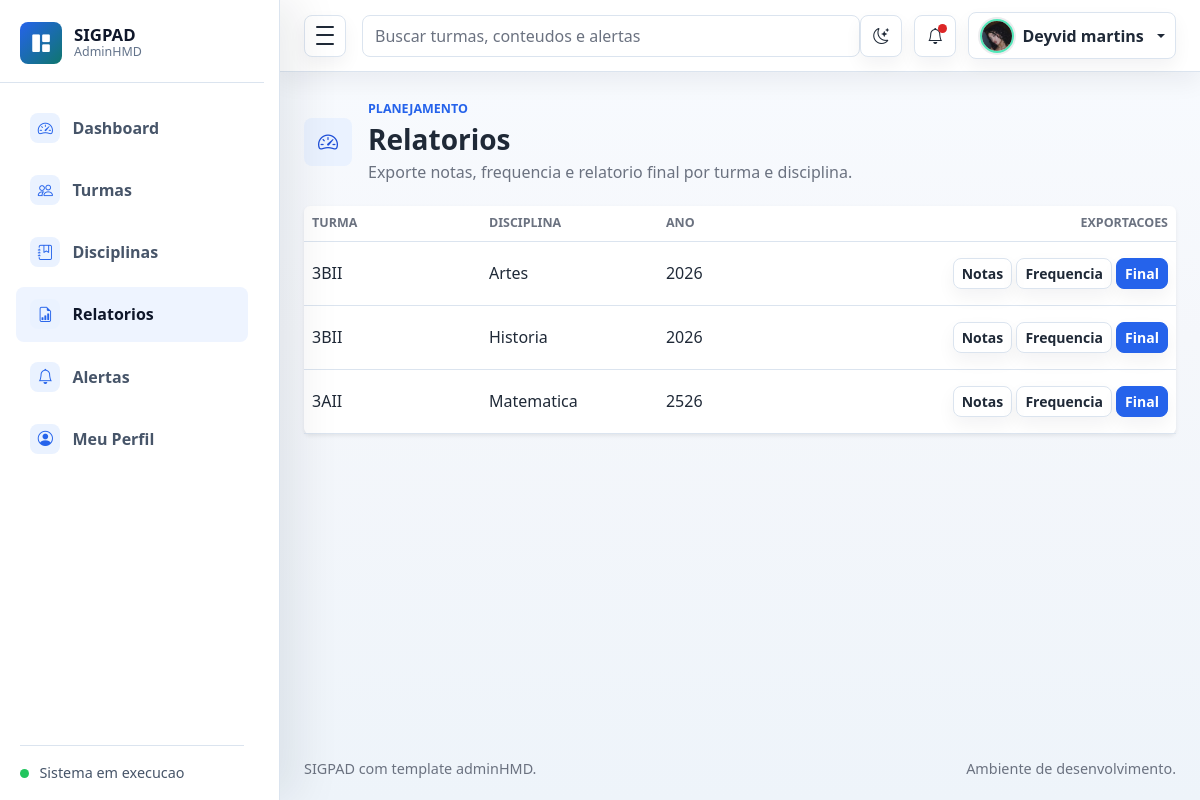
Page /relatorios/ (signed in) on the committed database.
### planejamento/models.py (models this page shows, shortened)
class PerfilUsuario(models.Model):
    usuario = models.OneToOneField(User, verbose_name='usuario', on_delete=models.CASCADE)
    foto = models.ImageField('foto', upload_to='usuarios/fotos/', blank=True, null=True)
    created_at = models.DateTimeField('criado em', auto_now_add=True)
    class Meta:
        verbose_name = 'Perfil de usuario'
        verbose_name_plural = 'Perfis de usuarios'
        ordering = ['usuario__username']

class Disciplina(models.Model):
    TIPO_PERIODO_CHOICES = TIPO_PERIODO_CHOICES
    turma = models.ForeignKey(
        Turma,
        verbose_name='turma',
        on_delete=models.CASCADE,
        related_name='disciplinas',
        null=True,
        blank=True,
    )
    professor = models.ForeignKey(User, verbose_name='professor', on_delete=models.CASCADE, null=True, blank=True)
    nome = models.CharField('nome', max_length=120)
    descricao = models.TextField('descricao', blank=True)
    carga_horaria = models.PositiveIntegerField('carga horaria')
    tipo_periodo = models.CharField(
        'tipo de periodo',
        max_length=20,
        choices=TIPO_PERIODO_CHOICES,
        default='BIMESTRE',
    )
    quantidade_aulas = models.PositiveIntegerField('quantidade de aulas', default=0)
    nota_total = models.DecimalField('nota total por periodo', max_digits=5, decimal_places=2, default=10)
    media_aprovacao = models.DecimalField('media de aprovacao', max_digits=5, decimal_places=2, default=6)
    ano_escolar = models.CharField('ano escolar', max_length=50)
    created_at = models.DateTimeField('criado em', auto_now_add=True)
    class Meta:
        verbose_name = 'Disciplina'
        verbose_name_plural = 'Disciplinas'
        ordering = ['nome']

class Turma(models.Model):
    TURNO_CHOICES = [
        ('MATUTINO', 'Matutino'),
        ('VESPERTINO', 'Vespertino'),
        ('NOTURNO', 'Noturno'),
        ('INTEGRAL', 'Integral'),
    ]
    professor = models.ForeignKey(User, verbose_name='professor', on_delete=models.CASCADE)
    nome = models.CharField('nome', max_length=100)
    ano_letivo = models.PositiveIntegerField('ano letivo')
    turno = models.CharField('turno', max_length=20, choices=TURNO_CHOICES)
    descricao = models.TextField('descricao', blank=True, null=True)
    created_at = models.DateTimeField('criado em', auto_now_add=True)
    class Meta:
        verbose_name = 'Turma'
        verbose_name_plural = 'Turmas'
        ordering = ['-ano_letivo', 'nome']

### planejamento/views.py (the view)
# urls.py: path('relatorios/', views.relatorio_lista, name='relatorio_lista'),
@login_required
def relatorio_lista(request):
    turmas = Turma.objects.filter(professor=request.user)
    disciplinas = Disciplina.objects.filter(professor=request.user).select_related('turma')
    return render(request, 'relatorios/lista.html', {'turmas': turmas, 'disciplinas': disciplinas})

### planejamento/context_processors.py (called while the page is built)
def perfil_usuario_logado(request):
    if not request.user.is_authenticated:
        return {'perfil_usuario_logado': None}
    perfil, _ = PerfilUsuario.objects.get_or_create(usuario=request.user)
    alertas = Alerta.objects.filter(usuario=request.user, lido=False)
    return {
        'perfil_usuario_logado': perfil,
        'alertas_nao_lidos_navbar': alertas.count(),
        'alertas_navbar': alertas_gerais_usuario(request.user),
    }

### planejamento/models.py (called while the page is built)
    def get_badge_class(self):
        classes = {
            'INICIO': 'text-bg-primary',
            'ATRASO': 'text-bg-danger',
            'SISTEMA': 'text-bg-warning',
        }
        if self.lido:
            return 'text-bg-secondary'
        return classes.get(self.tipo, 'text-bg-secondary')

    def get_icon_class(self):
        icons = {
            'INICIO': 'bi bi-play-circle',
            'ATRASO': 'bi bi-exclamation-triangle',
            'SISTEMA': 'bi bi-info-circle',
        }
        return icons.get(self.tipo, 'bi bi-bell')

### planejamento/utils.py (called while the page is built)
def _titulo_alerta_geral(turma_nome, tipo):
    titulos = {
        'ATRASO': f'Turma {turma_nome} possui atividade atrasada.',
        'INICIO': f'Turma {turma_nome} possui atividade iniciando em breve.',
        'SISTEMA': f'Turma {turma_nome} possui alerta pendente.',
    }
    return titulos.get(tipo, f'Turma {turma_nome} possui alerta.')

### templates/relatorios/lista.html (shortened to what this page needs)
{% extends 'base.html' %}
{% block page_title %}Relatorios{% endblock %}
{% block page_subtitle %}Exporte notas, frequencia e relatorio final por turma e disciplina.{% endblock %}
{% block content %}
<div class="card border-0 shadow-sm">
    <div class="table-responsive">
        <table class="table table-hover align-middle mb-0">
            <thead>
                <tr>
                    <th>Turma</th>
                    <th>Disciplina</th>
                    <th>Ano</th>
                    <th class="text-end">Exportacoes</th>
                </tr>
            </thead>
            <tbody>
                {% for disciplina in disciplinas %}
                    <tr>
                        <td>{{ disciplina.turma.nome }}</td>
                        <td>{{ disciplina.nome }}</td>
                        <td>{{ disciplina.turma.ano_letivo }}</td>
                        <td class="text-end">
                            <a class="btn btn-sm btn-outline-secondary" href="{% url 'exportar_notas_pdf' disciplina.turma.id %}?disciplina={{ disciplina.id }}">Notas</a>
                            <a class="btn btn-sm btn-outline-secondary" href="{% url 'exportar_frequencia_pdf' disciplina.turma.id %}?disciplina={{ disciplina.id }}">Frequencia</a>
                            <a class="btn btn-sm btn-primary" href="{% url 'relatorio_final' disciplina.turma.id %}?disciplina={{ disciplina.id }}">Final</a>
                        </td>
                    </tr>
                {% empty %}
                    <tr>
                        <td colspan="4" class="text-center text-muted py-4">Nenhuma disciplina cadastrada.</td>
                    </tr>
                {% endfor %}
            </tbody>
        </table>
    </div>
</div>
{% endblock %}

### templates/base.html (shortened to what this page needs)
{% load static %}
<!doctype html>
<html lang="pt-br">
<head>
    <link rel="stylesheet" href="{% static 'assets/css/bootstrap.min.css' %}">
    <link rel="stylesheet" href="{% static 'assets/vendors/bootstrap-icons/bootstrap-icons.css' %}">
    <link rel="stylesheet" href="{% static 'assets/css/style.css' %}">
</head>
<body>
    <div class="admin-shell">
        <aside class="admin-sidebar" id="adminSidebar" aria-label="Navegacao principal">
            <div class="sidebar-header">
                <a class="brand-mark" href="{% url 'dashboard' %}" aria-label="SIGPAD dashboard">
                    <span class="brand-icon"><i class="bi bi-grid-1x2-fill" aria-hidden="true"></i></span>
                    <span class="brand-copy">
                        <span class="brand-title">SIGPAD</span>
                        <span class="brand-subtitle">AdminHMD</span>
                    </span>
                </a>
            </div>
            <nav class="sidebar-nav">
                <a class="nav-link {% if request.resolver_match.url_name == 'dashboard' %}active{% endif %}" href="{% url 'dashboard' %}" {% if request.resolver_match.url_name == 'dashboard' %}aria-current="page"{% endif %}>
                    <span class="nav-icon"><i class="bi bi-speedometer2" aria-hidden="true"></i></span>
                    <span class="nav-text">Dashboard</span>
                </a>
                <a class="nav-link {% if 'turma' in request.resolver_match.url_name %}active{% endif %}" href="{% url 'turma_lista' %}">
                    <span class="nav-icon"><i class="bi bi-people" aria-hidden="true"></i></span>
                    <span class="nav-text">Turmas</span>
                </a>
                <a class="nav-link {% if 'disciplina' in request.resolver_match.url_name %}active{% endif %}" href="{% url 'disciplina_lista' %}">
                    <span class="nav-icon"><i class="bi bi-journal-bookmark" aria-hidden="true"></i></span>
                    <span class="nav-text">Disciplinas</span>
                </a>
                <a class="nav-link {% if 'relatorio' in request.resolver_match.url_name or 'exportar' in request.resolver_match.url_name %}active{% endif %}" href="{% url 'relatorio_lista' %}">
                    <span class="nav-icon"><i class="bi bi-file-earmark-bar-graph" aria-hidden="true"></i></span>
                    <span class="nav-text">Relatorios</span>
                </a>
                <a class="nav-link {% if 'alerta' in request.resolver_match.url_name %}active{% endif %}" href="{% url 'alerta_lista' %}">
                    <span class="nav-icon"><i class="bi bi-bell" aria-hidden="true"></i></span>
                    <span class="nav-text">Alertas</span>
                </a>
                <a class="nav-link " href="{% url 'perfil_usuario' %}">
                    <span class="nav-icon"><i class="bi bi-person-circle" aria-hidden="true"></i></span>
                    <span class="nav-text">Meu Perfil</span>
                </a>
            </nav>
            <div class="sidebar-footer">
                <span class="status-dot"></span>
                <span class="sidebar-footer-text">Sistema em execucao</span>
            </div>
        </aside>
        <div class="admin-main">
            <nav class="navbar admin-navbar navbar-expand bg-white">
                <div class="container-fluid px-3 px-lg-4">
                    <button class="sidebar-toggle" type="button" data-sidebar-toggle aria-controls="adminSidebar" aria-expanded="true" aria-label="Alternar menu">
                        <span></span>
                        <span></span>
                        <span></span>
                    </button>
                    <form class="d-none d-md-flex ms-3 flex-grow-1" role="search">
                        <input class="form-control search-input" type="search" placeholder="Buscar turmas, conteudos e alertas" aria-label="Buscar">
                    </form>
                    <div class="navbar-actions ms-auto">
                        <button class="icon-button theme-toggle" type="button" data-theme-toggle aria-label="Alternar tema" title="Alternar tema">
                            <i class="bi bi-moon-stars" data-theme-icon aria-hidden="true"></i>
                        </button>
                        <div class="dropdown">
                            <button class="icon-button" type="button" data-bs-toggle="dropdown" aria-expanded="false" aria-label="Notificacoes">
                                {% if alertas_nao_lidos_navbar %}
                                    <span class="notification-dot"></span>
                                {% endif %}
                                <i class="bi bi-bell" aria-hidden="true"></i>
                            </button>
                        </div>
                        <div class="dropdown">
                            <button class="profile-button dropdown-toggle" type="button" data-bs-toggle="dropdown" aria-expanded="false">
                                {% if request.user.is_authenticated and perfil_usuario_logado.foto %}
                                    <img class="avatar-img avatar-sm rounded-circle" src="{{ perfil_usuario_logado.foto.url }}" alt="Foto do usuario">
                                {% else %}
                                    <img class="avatar-img avatar-sm rounded-circle" src="{% static 'assets/images/avatar/avatar.jpg' %}" alt="Foto padrao">
                                {% endif %}
                                <span class="profile-name d-none d-sm-inline">{% if request.user.is_authenticated %}{{ request.user.get_full_name|default:request.user.username }}{% else %}Entrar{% endif %}</span>
                            </button>
                        </div>
                    </div>
                </div>
            </nav>
            <main class="dashboard-content">
                <div class="container-fluid px-3 px-lg-4 py-4">
                    <div class="page-heading">
                        <div class="page-heading-copy">
                            <span class="page-icon">{% block page_icon %}<i class="bi bi-speedometer2" aria-hidden="true"></i>{% endblock %}</span>
                            <div>
                                <p class="eyebrow mb-1">{% block page_eyebrow %}Planejamento{% endblock %}</p>
                                <h1 class="h3 mb-1">{% block page_title %}Dashboard{% endblock %}</h1>
                                <p class="text-muted mb-0">{% block page_subtitle %}Acompanhe disciplinas, conteudos e progresso do PCC em um unico painel.{% endblock %}</p>
                            </div>
                        </div>
                    </div>
                    {% block content %}{% endblock %}
                </div>
            </main>
            <footer class="admin-footer">
                <div class="container-fluid px-3 px-lg-4">
                    <span>SIGPAD com template adminHMD.</span>
                    <span>Ambiente de desenvolvimento.</span>
                </div>
            </footer>
        </div>
    </div>
</body>
</html>

### rows in the picture
PerfilUsuario: foto (picture)
Disciplina: turma.nome "3BII", nome "Artes", turma.ano_letivo "2026"
Disciplina: turma.nome "3BII", nome "Historia", turma.ano_letivo "2026"
Disciplina: turma.nome "3AII", nome "Matematica", turma.ano_letivo "2526"

### other values in the picture
{{ request.user.get_full_name|default:request.user.username }} "Deyvid martins"
